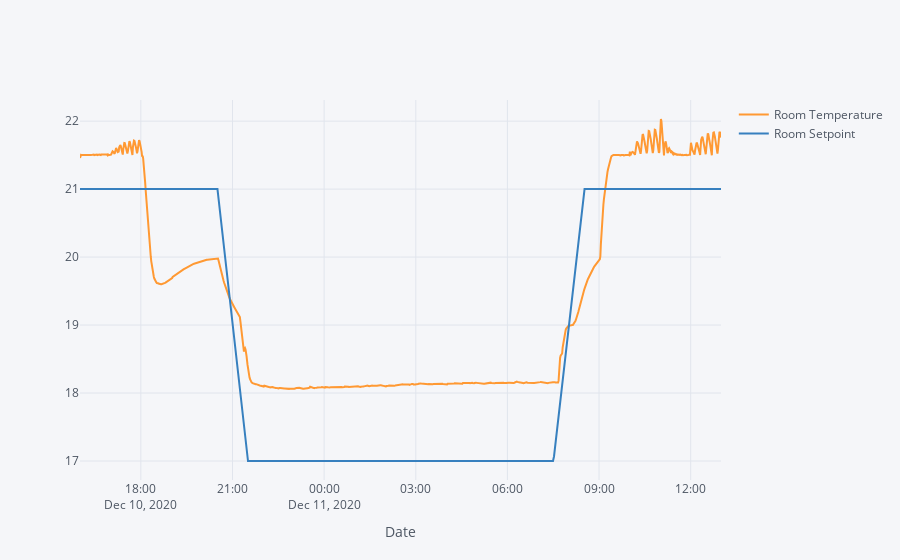

The cell this chart's notebook holds for it:
### Code cell
base.loc[ : , ['Room Temperature', 'Room Setpoint']].iplot(width = 2, xTitle = 'Date')

### Figure 1 — Plotly figure (JSON) as saved in the notebook; plotly's stock layout.template omitted (floating-point values rounded to 4 significant figures; data arrays with more than 128 entries replaced by an {"elided": "..."} marker saying what was removed)
{"data": [{"line": {"color": "rgba(255, 153, 51, 1.0)", "dash": "solid", "shape": "linear", "width": 2}, "mode": "lines", "name": "Room Temperature", "text": "", "type": "scatter", "x": {"elided": "1221 str values"}, "y": {"elided": "1221 float values"}}, {"line": {"color": "rgba(55, 128, 191, 1.0)", "dash": "solid", "shape": "linear", "width": 2}, "mode": "lines", "name": "Room Setpoint", "text": "", "type": "scatter", "x": {"elided": "1221 str values"}, "y": {"elided": "1221 float values"}}], "layout": {"legend": {"bgcolor": "#F5F6F9", "font": {"color": "#4D5663"}}, "paper_bgcolor": "#F5F6F9", "plot_bgcolor": "#F5F6F9", "title": {"font": {"color": "#4D5663"}}, "xaxis": {"gridcolor": "#E1E5ED", "showgrid": true, "tickfont": {"color": "#4D5663"}, "title": {"font": {"color": "#4D5663"}, "text": "Date"}, "zerolinecolor": "#E1E5ED"}, "yaxis": {"gridcolor": "#E1E5ED", "showgrid": true, "tickfont": {"color": "#4D5663"}, "title": {"font": {"color": "#4D5663"}, "text": ""}, "zerolinecolor": "#E1E5ED"}}}
